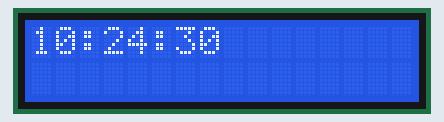
The sketch below on a simulated Arduino Uno, built for the host (arithmetic inside an expression is 32-bit, double 64-bit). Parts: 16×2 character LCD. The local clock reads 2024-03-15 10:24:30 at power-on unless the sketch sets it; what the sketch prints to the serial monitor is not drawn.

Above: at 0.3 s.
At 4.4 s:
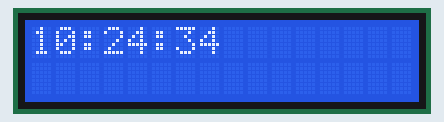
At 9.4 s:
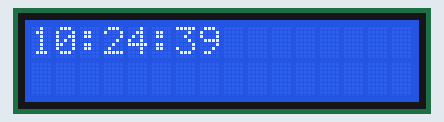
At 19.5 s:
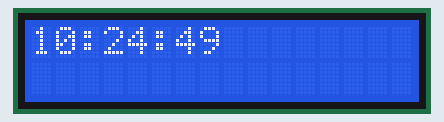
At 28.6 s:
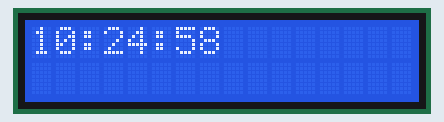
At 38.7 s:
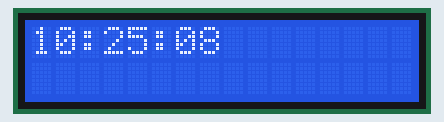

The sketch:

clock.ino
```cpp
/*
 * $OpenBSD: template.ino,v 1.1 2012/04/24 06:37:32 jasper Exp $
 *
 * Arduino projects run something like this:
 *	main() {
 *		init(); // arduino private setup
 *		setup(); // your setup goes here
 *		while(1) {
 *			loop(); // your main loop
 *		}
 *	}
 *
 * Arduino reference is at /usr/local/share/doc/arduino/reference/
 */

#ifdef __cplusplus
extern "C" {
#endif

#include <Wire.h>
#include <Time.h>
#include <DS1307RTC.h>

#include <LCD.h>
#include <LiquidCrystal_I2C.h>

#define I2C_ADDR 0x27
#define BACKLIGHT_PIN 3
#define En_pin  2
#define Rw_pin  1
#define Rs_pin  0
#define D4_pin  4
#define D5_pin  5
#define D6_pin  6
#define D7_pin  7

int n = 1;

LiquidCrystal_I2C lcd(I2C_ADDR,
                      En_pin,
                      Rw_pin,
                      Rs_pin,
                      D4_pin,
                      D5_pin,
                      D6_pin,
                      D7_pin);

void print2digits(int);

void setup(void) {
  Serial.begin(9600);
  while (!Serial); /* wait for serial */
  delay(200);
  Serial.println("Clock");
  Serial.println("-----");

  lcd.begin (16,2);

  /* backlight on */
  lcd.setBacklightPin(BACKLIGHT_PIN, POSITIVE);
  lcd.setBacklight(HIGH);
  lcd.home();

  /* your code here */
  return;
}

void loop(void) {
  tmElements_t tm;

  if (RTC.read(tm)) {
    print2digits(tm.Hour);

    Serial.write(':');
    lcd.print(":");

    print2digits(tm.Minute);

    Serial.write(':');
    lcd.print(":");

    print2digits(tm.Second);

    Serial.println("");
    lcd.setCursor(0, 0);
  }

  delay(1000);

  /* more of your code here */
  return ;
}

void print2digits(int number) {
  if (number >= 0 && number < 10) {
    Serial.print('0');
    lcd.print('0');
  }

  Serial.print(number);
  lcd.print(number);
}

#ifdef __cplusplus
}
#endif
```

Measured:
- what the display in image 0 shows lasts 1.0 s, from 0.3 s to 1.3 s
